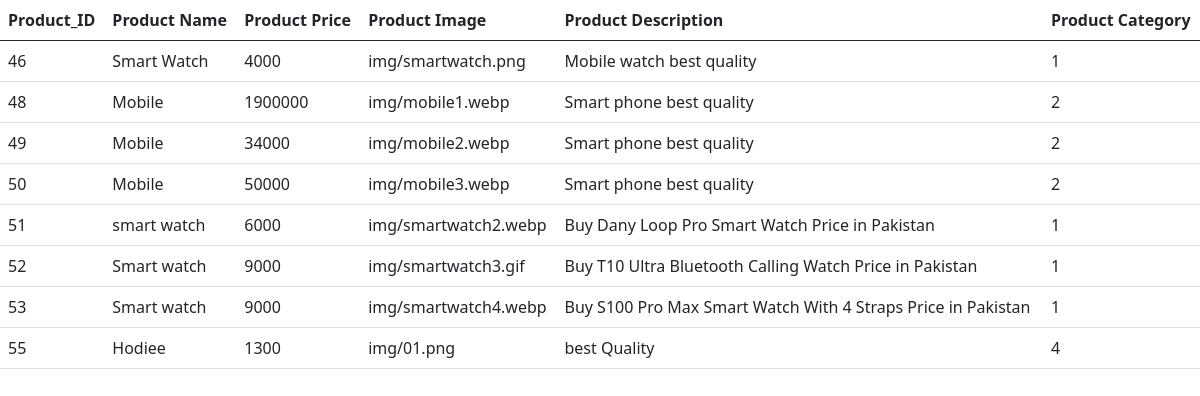
Before: /admin/product.php with the older database file.
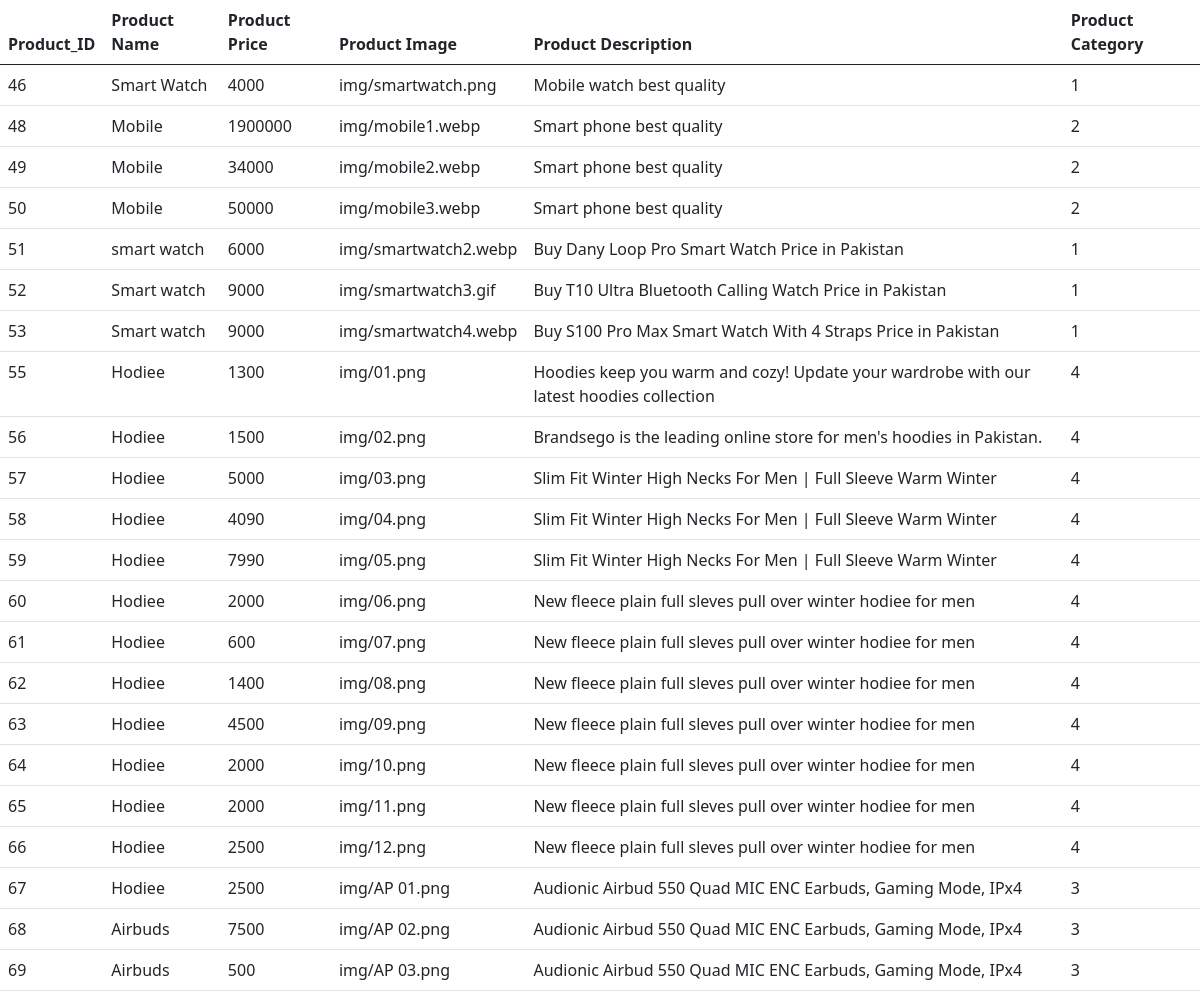
After: the same page with the newer database file.
### tables this page shows
CREATE TABLE `products` (
  `prod_id` int(11) NOT NULL,
  `prodname` varchar(100) NOT NULL,
  `prodprice` int(11) NOT NULL,
  `prodimage` varchar(255) NOT NULL,
  `Prod_Desc` varchar(255) NOT NULL,
  `Prod_Category` int(11) DEFAULT NULL
);

### admin/product.php (the view, shortened to what this page needs)
<?php
    include("config.php");
    $query = "SELECT * FROM products;";
    $result = mysqli_query($conn, $query);
    ?>
    <!DOCTYPE html>
    <html lang="en">
    <head>
        <link href="https://cdn.jsdelivr.net/npm/bootstrap@5.0.2/dist/css/bootstrap.min.css" rel="stylesheet">
    </head>
    <body>
        <table class="table table-border">
            <thead>
                <tr>
                    <th>Product_ID</th>
                    <th>Product Name</th>
                    <th>Product Price</th>
                    <th>Product Image</th>
                    <th>Product Description</th>
                    <th>Product Category</th>
                </tr>
            </thead>
            <tbody>
                <?php
                while($data = mysqli_fetch_assoc($result)){
                    ?>
                    <tr>
                        <td><?php echo $data["prod_id"]?></td>
                        <td><?php echo $data["prodname"]?></td>
                        <td><?php echo $data["prodprice"]?></td>
                        <td><?php echo $data["prodimage"]?></td>
                        <td><?php echo $data ["Prod_Desc"]?></td>
                        <td><?php echo $data["Prod_Category"]?></td>
                        <?php
                }
                ?>
                </tr>
            </tbody>
        </table>
    </body>
    </html>

Changed rows visible on the page:
changed products "img/01.png": Prod_Desc "best Quality" → "Hoodies keep you warm and cozy! Update your wardrobe with our latest hoodies collection"
added products: prod_id "56", prodname "Hodiee", prodprice "1500", prodimage "img/02.png", Prod_Desc "Brandsego is the leading online store for men's hoodies in Pakistan.", Prod_Category "4"
added products: prod_id "57", prodname "Hodiee", prodprice "5000", prodimage "img/03.png", Prod_Desc "Slim Fit Winter High Necks For Men | Full Sleeve Warm Winter", Prod_Category "4"
added products: prod_id "58", prodname "Hodiee", prodprice "4090", prodimage "img/04.png", Prod_Desc "Slim Fit Winter High Necks For Men | Full Sleeve Warm Winter", Prod_Category "4"
added products: prod_id "59", prodname "Hodiee", prodprice "7990", prodimage "img/05.png", Prod_Desc "Slim Fit Winter High Necks For Men | Full Sleeve Warm Winter", Prod_Category "4"
added products: prod_id "60", prodname "Hodiee", prodprice "2000", prodimage "img/06.png", Prod_Desc "New fleece plain full sleves pull over winter hodiee for men", Prod_Category "4"
added products: prod_id "61", prodname "Hodiee", prodprice "600", prodimage "img/07.png", Prod_Desc "New fleece plain full sleves pull over winter hodiee for men", Prod_Category "4"
added products: prod_id "62", prodname "Hodiee", prodprice "1400", prodimage "img/08.png", Prod_Desc "New fleece plain full sleves pull over winter hodiee for men", Prod_Category "4"
added products: prod_id "63", prodname "Hodiee", prodprice "4500", prodimage "img/09.png", Prod_Desc "New fleece plain full sleves pull over winter hodiee for men", Prod_Category "4"
added products: prod_id "64", prodname "Hodiee", prodprice "2000", prodimage "img/10.png", Prod_Desc "New fleece plain full sleves pull over winter hodiee for men", Prod_Category "4"
added products: prod_id "65", prodname "Hodiee", prodprice "2000", prodimage "img/11.png", Prod_Desc "New fleece plain full sleves pull over winter hodiee for men", Prod_Category "4"
added products: prod_id "66", prodname "Hodiee", prodprice "2500", prodimage "img/12.png", Prod_Desc "New fleece plain full sleves pull over winter hodiee for men", Prod_Category "4"
added products: prod_id "67", prodname "Hodiee", prodprice "2500", prodimage "img/AP 01.png", Prod_Desc "Audionic Airbud 550 Quad MIC ENC Earbuds, Gaming Mode, IPx4", Prod_Category "3"
added products: prod_id "68", prodname "Airbuds", prodprice "7500", prodimage "img/AP 02.png", Prod_Desc "Audionic Airbud 550 Quad MIC ENC Earbuds, Gaming Mode, IPx4", Prod_Category "3"
added products: prod_id "69", prodname "Airbuds", prodprice "500", prodimage "img/AP 03.png", Prod_Desc "Audionic Airbud 550 Quad MIC ENC Earbuds, Gaming Mode, IPx4", Prod_Category "3"
